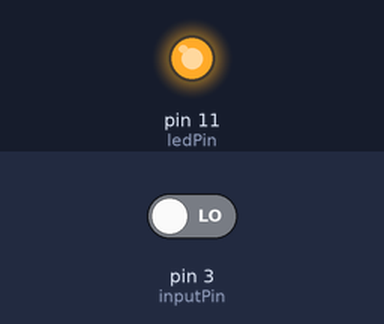
A sketch run on a simulated Arduino Uno, built with avr-gcc and run on an emulated ATmega328P. On the bench: output pins drawn as LEDs (lit = HIGH). The test bench sets the inputs (shaded band); at power-on: pin 3 (inputPin) LOW.

Above: at 1.2 s.
1.3 s: pin 3 (inputPin) driven HIGH
At 2.1 s:
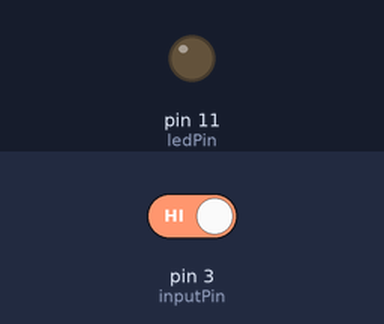
2.8 s: pin 3 (inputPin) driven LOW
At 3.3 s:
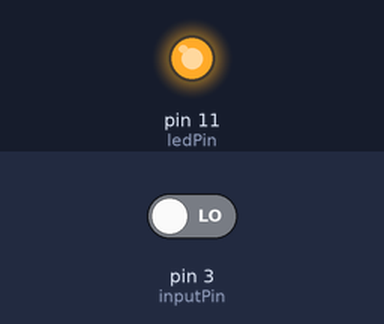
Timing chart, 0 to 5.8 s (numbered marks = the images above; inputs shaded):
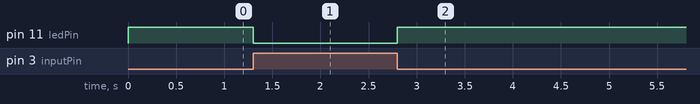

Measured:
- after the input at 1.3 s, pin 11 (ledPin): HIGH → LOW at once
- after the input at 2.8 s, pin 11 (ledPin): LOW → HIGH at once

The sketch:

13_hall_magnetic_sensor.ino
```cpp
// It senses the magnetic materials within a detection range up to 3cm.
// The detection range and the strength of the magnetic field are proportional.
// The output is digital on/off. This sensor uses the SFE Reed Switch - Magnetic Field Sensor.

// Difference to reed switch:
// Sensitivity: Hall magnetic sensors are generally more sensitive than reed switches. They can detect weaker magnetic fields and can be used in a wider range of applications.
// Contactless: Hall magnetic sensors are contactless, meaning they do not require physical contact with the magnet or magnetic field. Reed switches, on the other hand, have metal contacts that physically move and touch when the magnetic field is present, which can cause wear and tear over time.
// Size and shape: Hall magnetic sensors come in various sizes and shapes and can be integrated into other electronic components. Reed switches are generally small and cylindrical or rectangular in shape.
// Output signal: Hall magnetic sensors provide an analog or digital output signal that can be easily integrated into other electronics. Reed switches provide a simple on/off signal and require additional circuitry to convert the signal into a usable form.


int ledPin = 11;   // choose the pin for the LED
int inputPin = 3;  // Connect sensor to input pin 3
int val = 0;       // variable for reading the pin status

void setup() {
  pinMode(ledPin, OUTPUT);   // declare LED as output
  pinMode(inputPin, INPUT);  // declare pushbutton as input
}

void loop() {
  val = digitalRead(inputPin);  // read input value
  if (val == HIGH) {            // check if the input is HIGH
    digitalWrite(ledPin, LOW);  // turn LED OFF
  } else {
    digitalWrite(ledPin, HIGH);  // turn LED ON
  }
}
```
